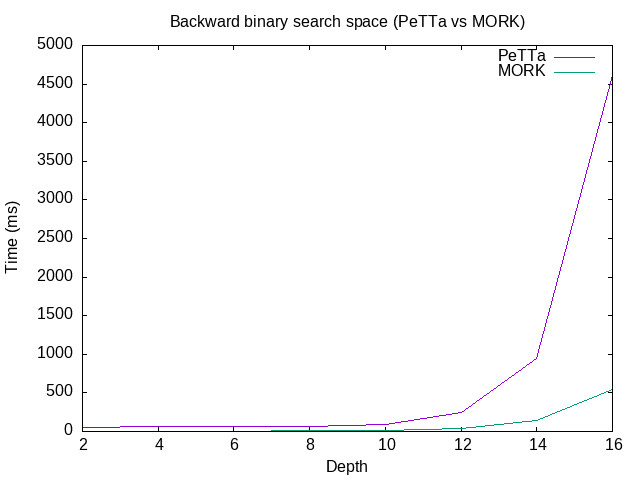

Generate this figure with gnuplot:
set title "Backward binary search space (PeTTa vs MORK)"
unset multiplot
set style data lines
set term png
set xlabel "Depth"
set ylabel "Time (ms)"
set autoscale y
set output "lrz_bc.png"
set datafile separator ","
set datafile commentschars "d"
plot "lrz_bc.csv" using 1:2 t "PeTTa" with lines, \
     "lrz_bc.csv" using 1:3 t "MORK" with lines
